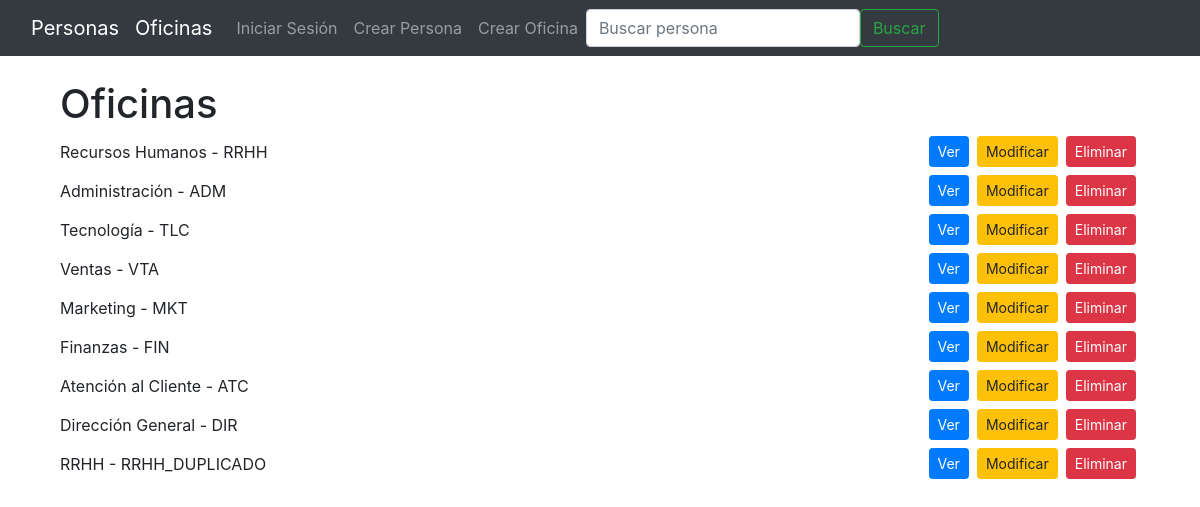
Page /oficina/lista/ on the committed database.
### oficina/models.py (models this page shows, shortened)
class Oficina(models.Model):
    nombre = models.CharField(verbose_name="Nombre", max_length=50)
    nombre_corto = models.CharField(verbose_name="Nombre Corto", max_length=20)
    class Meta:
        verbose_name = 'Oficina'
        verbose_name_plural = 'Oficinas'

### oficina/views.py (the view)
class OficinaListView(ListView):
    model = Oficina
    template_name = 'oficina/lista.html'
    context_object_name = 'oficinas'

### templates/oficina/lista.html (shortened to what this page needs)
{% extends 'base.html' %}
{% block content %}
<div class="container">
  <h1>Oficinas</h1>
  <div class="row">
    {% for oficina in oficinas %}
      <div class="col-12 mb-2 d-flex align-items-center">
        <span class="flex-grow-1">{{ oficina.nombre }} - {{ oficina.nombre_corto }}</span>
        <a href="{% url 'oficina:detalle' oficina.pk %}" class="btn btn-primary btn-sm mx-1">Ver</a>
        <a href="{% url 'oficina:editar' oficina.pk %}" class="btn btn-warning btn-sm mx-1">Modificar</a>
        <a href="{% url 'oficina:eliminar' oficina.pk %}" class="btn btn-danger btn-sm mx-1">Eliminar</a>
      </div>
    {% empty %}
      <div class="col-12">No hay oficinas registradas.</div>
    {% endfor %}
  </div>
</div>
{% endblock content %}

### rows in the picture
Oficina: nombre "Recursos Humanos", nombre_corto "RRHH"
Oficina: nombre "Administración", nombre_corto "ADM"
Oficina: nombre "Tecnología", nombre_corto "TLC"
Oficina: nombre "Ventas", nombre_corto "VTA"
Oficina: nombre "Marketing", nombre_corto "MKT"
Oficina: nombre "Finanzas", nombre_corto "FIN"
Oficina: nombre "Atención al Cliente", nombre_corto "ATC"
Oficina: nombre "Dirección General", nombre_corto "DIR"
Oficina: nombre "RRHH", nombre_corto "RRHH_DUPLICADO"
